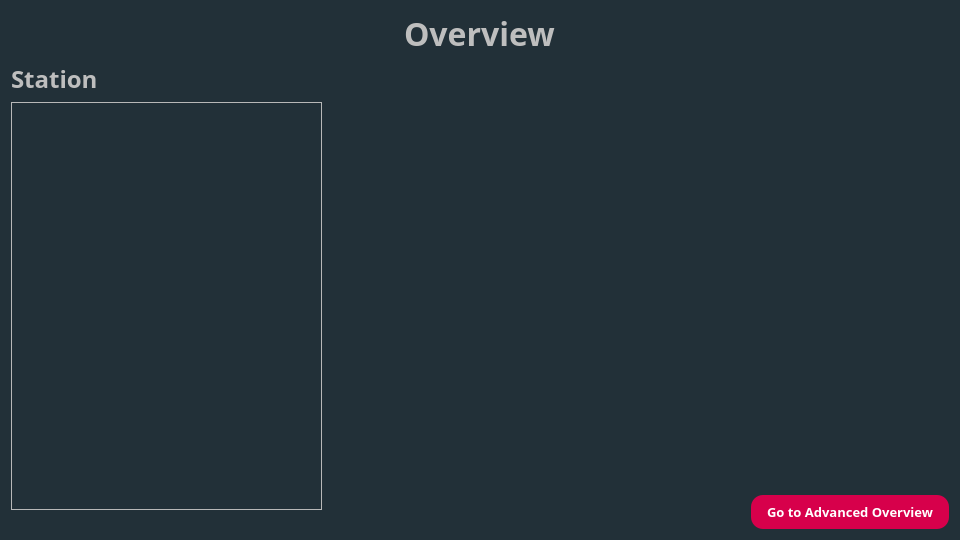
<?xml version="1.0" encoding="UTF-8"?>
<ui version="4.0">
 <class>OverviewWidget</class>
 <widget class="QWidget" name="OverviewWidget">
  <property name="geometry">
   <rect>
    <x>0</x>
    <y>0</y>
    <width>960</width>
    <height>540</height>
   </rect>
  </property>
  <property name="minimumSize">
   <size>
    <width>960</width>
    <height>540</height>
   </size>
  </property>
  <property name="windowTitle">
   <string>Form</string>
  </property>
  <property name="styleSheet">
   <string notr="true">QWidget#OverviewWidget {
background-color: rgb(34, 48, 56);
}</string>
  </property>
  <layout class="QVBoxLayout" name="verticalLayout">
   <item alignment="Qt::AlignmentFlag::AlignHCenter|Qt::AlignmentFlag::AlignTop">
    <widget class="QLabel" name="lb_title">
     <property name="font">
      <font>
       <family>Vitesco</family>
       <pointsize>24</pointsize>
       <bold>true</bold>
      </font>
     </property>
     <property name="styleSheet">
      <string notr="true">QLabel#lb_title
{
color: rgb(190, 190, 190);
}</string>
     </property>
     <property name="text">
      <string>Overview</string>
     </property>
    </widget>
   </item>
   <item alignment="Qt::AlignmentFlag::AlignLeft|Qt::AlignmentFlag::AlignBottom">
    <widget class="QLabel" name="lb_station">
     <property name="font">
      <font>
       <family>Vitesco</family>
       <pointsize>18</pointsize>
       <bold>true</bold>
      </font>
     </property>
     <property name="styleSheet">
      <string notr="true">QLabel#lb_station
{
color: rgb(190, 190, 190);
}</string>
     </property>
     <property name="text">
      <string>Station</string>
     </property>
    </widget>
   </item>
   <item>
    <layout class="QHBoxLayout" name="horizontalLayout_2">
     <item>
      <widget class="QScrollArea" name="sa_radio_buttons">
       <property name="sizePolicy">
        <sizepolicy hsizetype="MinimumExpanding" vsizetype="Preferred">
         <horstretch>1</horstretch>
         <verstretch>0</verstretch>
        </sizepolicy>
       </property>
       <property name="minimumSize">
        <size>
         <width>311</width>
         <height>408</height>
        </size>
       </property>
       <property name="maximumSize">
        <size>
         <width>400</width>
         <height>16777215</height>
        </size>
       </property>
       <property name="styleSheet">
        <string notr="true">QWidget#sa_contents_buttons {
background-color: rgb(34, 48, 56);
}
QRadioButton {
	font: 20pt Vitesco;
	color: rgb(190, 190, 190);
    spacing: 10px;
}

QRadioButton::indicator {
    width: 20px;
    height: 20px;
	background-color: rgb(190, 190, 190);
	border-radius: 10px;
}

QRadioButton::indicator:checked {
   background-color: #F0E614;
}

QScrollBar:vertical {
    background-color: rgba(0, 0, 0, 0);
    width: 20px;
    margin: 10px 10px 10px 0px;  /* top right bottom left */
	border-radius: 15px;
}

QScrollBar::handle:vertical {
	background-color: rgb(44, 62, 72);
    border-radius: 5px;
}

QScrollBar::handle:vertical:hover {
   
	background-color: rgb(42, 59, 68);
}

QScrollBar::handle:vertical:pressed {
   background-color: rgb(34, 48, 56)
}

QScrollBar::add-line:vertical,
QScrollBar::sub-line:vertical {
    background-color: rgba(0, 0, 0, 0);
    height: 10px;
    subcontrol-position: top;
    subcontrol-origin: margin;
}

QScrollBar::add-page:vertical,
QScrollBar::sub-page:vertical {
    
	background-color: rgba(0, 0, 0, 0);
}</string>
       </property>
       <property name="widgetResizable">
        <bool>true</bool>
       </property>
       <widget class="QWidget" name="sa_contents_buttons">
        <property name="geometry">
         <rect>
          <x>0</x>
          <y>0</y>
          <width>309</width>
          <height>406</height>
         </rect>
        </property>
       </widget>
      </widget>
     </item>
     <item>
      <widget class="QTableWidget" name="tw_params">
       <property name="sizePolicy">
        <sizepolicy hsizetype="Expanding" vsizetype="Expanding">
         <horstretch>2</horstretch>
         <verstretch>0</verstretch>
        </sizepolicy>
       </property>
       <property name="minimumSize">
        <size>
         <width>0</width>
         <height>408</height>
        </size>
       </property>
       <property name="font">
        <font>
         <family>Vitesco</family>
         <pointsize>12</pointsize>
         <italic>false</italic>
         <bold>false</bold>
        </font>
       </property>
       <property name="styleSheet">
        <string notr="true">QTableWidget {
    gridline-color: #606060;
    background-color: #404040;
    background-color: rgb(34, 48, 56);
    border: none;
	font: 12pt &quot;Vitesco&quot;;
}

QTableWidget::item {
    padding: 5px;
	color: white;
}

QTableWidget::item:selected {
    background-color: #808080;
}

QHeaderView::section {
    background-color: #303030;
    color: #E0E0E0;
    padding: 5px;
    border: 1px solid #606060;
	font: 12pt &quot;Vitesco&quot;;
}

QTableCornerButton::section {
    background-color: #303030;
}

QScrollBar:vertical {
    background-color: rgba(0, 0, 0, 0);
    width: 20px;
    margin: 10px 10px 10px 0px;  /* top right bottom left */
    border-radius: 15px;
}

QScrollBar:horizontal {
    background-color: rgba(0, 0, 0, 0);
    height: 20px;
}

QScrollBar::handle:vertical, QScrollBar::handle:horizontal {
    background-color: rgb(44, 62, 72);
    border-radius: 5px;
}

QScrollBar::handle:vertical:hover, QScrollBar::handle:horizontal:hover {
    background-color: rgb(42, 59, 68);
}

QScrollBar::handle:vertical:pressed, QScrollBar::handle:horizontal:pressed {
    background-color: rgb(34, 48, 56);
}

QScrollBar::add-line:vertical, QScrollBar::sub-line:vertical {
    background-color: rgba(0, 0, 0, 0);
    height: 10px;
    subcontrol-position: top;
    subcontrol-origin: margin;
}

QScrollBar::add-line:horizontal, QScrollBar::sub-line:horizontal {
    background-color: rgba(0, 0, 0, 0);
    width: 10px;
    subcontrol-position: left;
    subcontrol-origin: margin;
}

QScrollBar::add-page:vertical, QScrollBar::add-page:horizontal,
QScrollBar::sub-page:vertical, QScrollBar::sub-page:horizontal {
    background-color: rgba(0, 0, 0, 0);
}</string>
       </property>
       <property name="editTriggers">
        <set>QAbstractItemView::EditTrigger::NoEditTriggers</set>
       </property>
      </widget>
     </item>
    </layout>
   </item>
   <item alignment="Qt::AlignmentFlag::AlignRight|Qt::AlignmentFlag::AlignBottom">
    <widget class="QPushButton" name="pb_advanced_overview">
     <property name="font">
      <font>
       <family>Vitesco</family>
       <pointsize>10</pointsize>
       <bold>true</bold>
      </font>
     </property>
     <property name="styleSheet">
      <string notr="true">QPushButton {
	border-radius: 12px;
	padding-left: 16px;
	padding-right: 16px;
	padding-top: 8 px;
	padding-bottom: 8 px;
	color: white;
	background-color: rgb(215,0,75)
    }</string>
     </property>
     <property name="text">
      <string>Go to Advanced Overview</string>
     </property>
    </widget>
   </item>
  </layout>
 </widget>
 <resources/>
 <connections/>
</ui>
